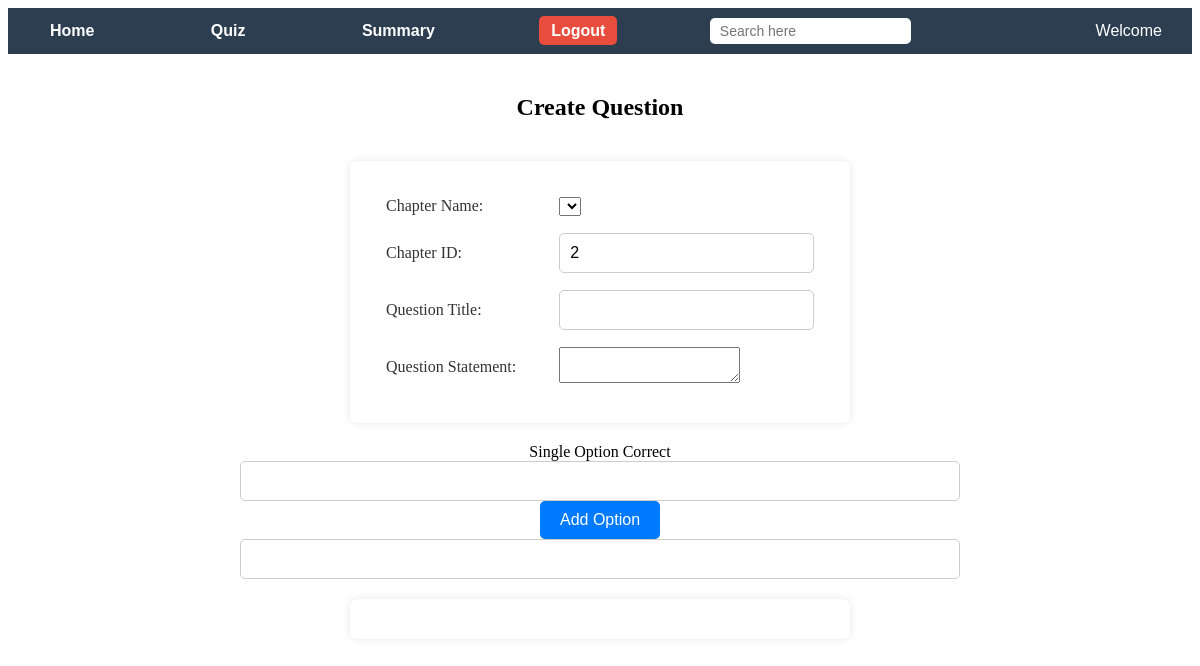
The app's page /admindb/quiz_dashboard/create_question/1 (signed in), older data.
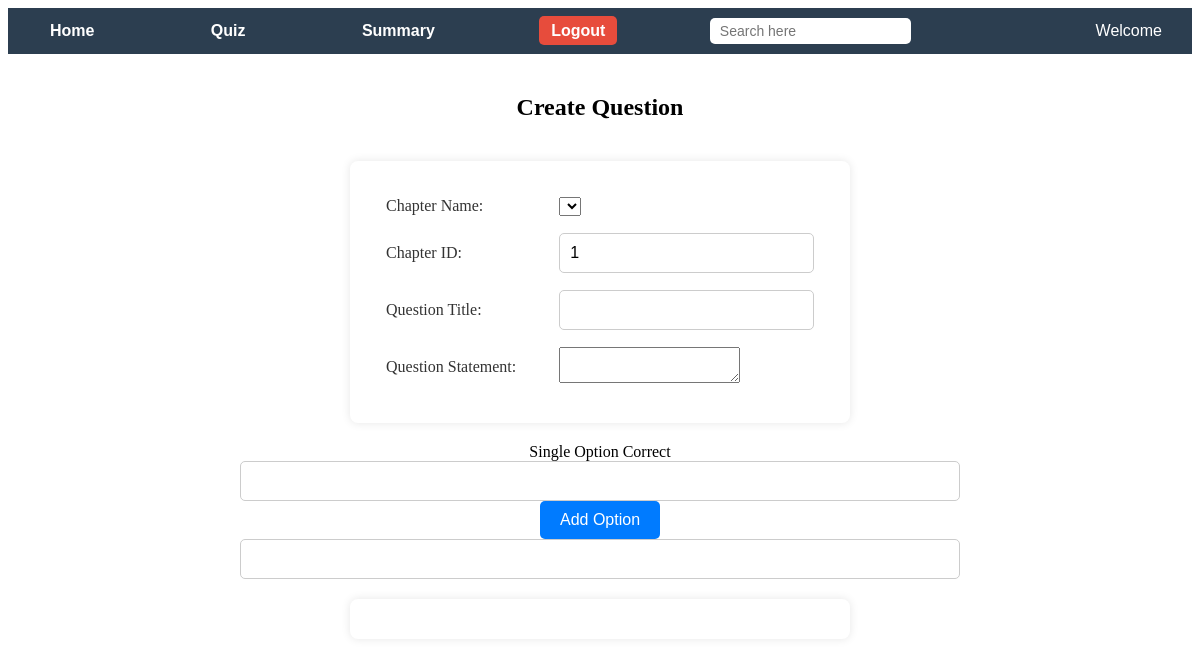
The same page, newer data.
### models.py (models this page shows, shortened)
class Quiz(data.Model):
    __tablename__='quizzes'
    quiz_id=data.Column(data.Integer,primary_key=True)
    quiz_title=data.Column(data.String(200),nullable=False)
    chap_id=data.Column(data.Integer,data.ForeignKey('chap.chap_id'),nullable=False)
    quiz_date=data.Column(data.Date,nullable=False)
    quiz_time=data.Column(data.Integer,nullable=False)
    quiz_score=data.relationship('Scores',backref='Quiz',lazy=True)
    quiz_ques=data.relationship('Questions',backref='Quiz',lazy=True)

### app.py (the view, shortened to what this page needs)
@application.route('/admindb/quiz_dashboard/create_question/<int:quiz_id>', methods=['GET','POST'])
def create_question(quiz_id):
    quiz=Quiz.query.get_or_404(quiz_id)
    if 'admin' not in session:
        flash('Please Login to create a subject')
        return redirect(url_for('Admin_Login'))
    return render_template('question.html',action='Create',quiz=quiz)

### templates/question.html (shortened to what this page needs)
{% extends 'index.html' %}
{% block navbar %}
{% include "admin-navbar.html" %}
{% endblock %}
{% block content %}
<center>
    <h2> {{ action }} Question </h2>
    <form action="POST">
        <div>
            <table>
                <tr>
                    <td><label for="quiz_chap_name">Chapter Name:</label></td>
                    <td><select name="quiz_chap_name" id="quiz_chap_name">
                        </select>
                    </td>
                </tr>
                <tr>
                    <td><label for="quiz_chap_id">Chapter ID:</label></td>
                    <td><input type="text" name="quiz_chap_id" id="quiz_chap_id"
                            value="{{ quiz.chap_id if quiz else chapters[0].chap_id  }}" readonly>
                    </td>
                </tr>
                <tr>
                    <td><label for="ques_title">Question Title:</label></td>
                    <td><input type="text" name="ques_title" id="ques_title" value="{{ question.ques_title if question else '' }}"></td>
                </tr>
                <tr>
                    <td><label for="ques_statement">Question Statement:</label></td>
                    <td><textarea name="ques_statement" id="ques_statement"></textarea></td>
                </tr>
            </table>
            <table>
            <tr><input type="text"></tr>
            <tr><input type="button" name="option" id="option" value="Add Option"></tr>
            <tr><input type="text"></tr>
        </table>
        </div>
    </form>
</center>
{% endblock %}

Row changes from the older to the newer data that the page shows:
changed Quiz: quiz_chap_id "2" → "1"
